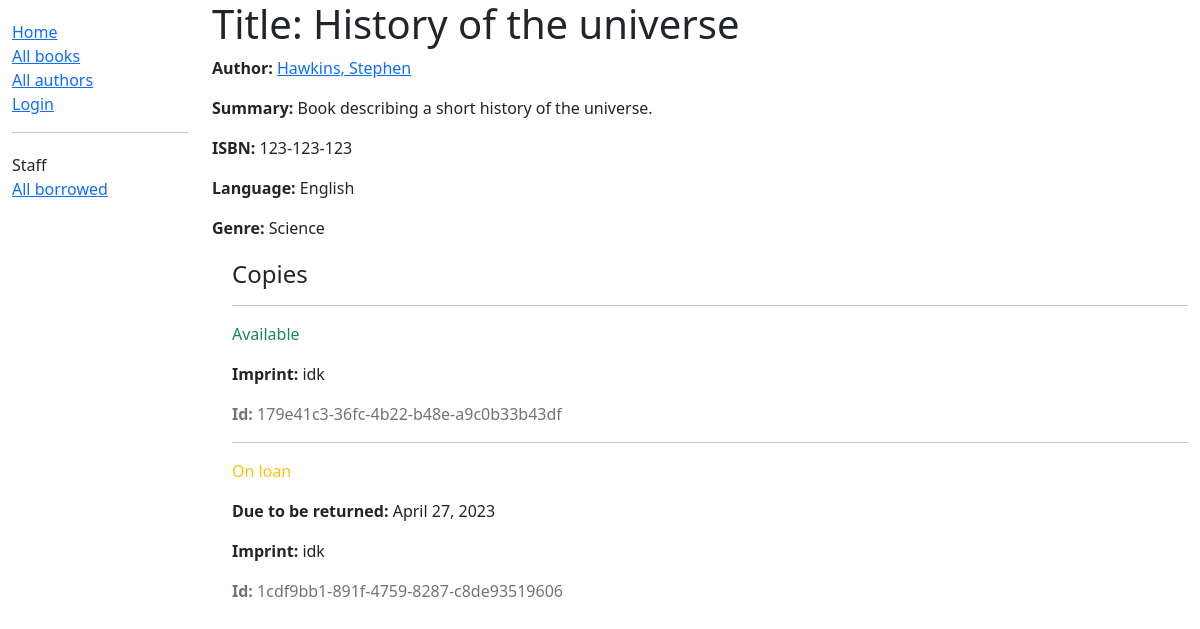
/catalog/book/1, run on the app's committed database.
### catalog/models.py (models this page shows, shortened)
class Book(models.Model):
    title = models.CharField(max_length=200)
    author = models.ForeignKey("Author", on_delete=models.SET_NULL, null=True)
    summary = models.TextField(
        max_length=1000, help_text="Enter a brief description of the book"
    )
    isbn = models.CharField(
        "ISBN",
        max_length=13,
        unique=True,
        help_text='13 character <a href="https://www.isbn-international.org/content/what-isbn">ISBN number</a>',
    )
    genre = models.ManyToManyField(Genre, help_text="Select a genre for this book")
    language = models.ForeignKey(Language, on_delete=models.SET_NULL, null=True)
    def display_genre(self):
        """Create a string for the Genre. This is required to display genre in Admin"""
        return ", ".join(genre.name for genre in self.genre.all()[:3])
    display_genre.short_description = "Genre"

class Author(models.Model):
    first_name = models.CharField(max_length=100)
    last_name = models.CharField(max_length=100)
    date_of_birth = models.DateField(null=True, blank=True)
    date_of_death = models.DateField("died", null=True, blank=True)
    class Meta:
        ordering = ["last_name", "first_name"]
    def get_absolute_url(self):
        return reverse("author-detail", args=[str(self.id)])
    def __str__(self) -> str:
        return f"{self.last_name}, {self.first_name}"

class Language(models.Model):
    name = models.CharField(
        max_length=200,
        help_text="Enter language of the text. (e.g.English, French, Spanish) ",
    )
    def __str__(self) -> str:
        return self.name

class Genre(models.Model):
    name = models.CharField(
        max_length=200, help_text="Enter a book genre (e.g. Science Fiction)"
    )
    def __str__(self) -> str:
        return self.name

class BookInstance(models.Model):
    id = models.UUIDField(
        primary_key=True,
        default=uuid.uuid4,
        help_text="Unique ID for this particular book across whole library",
    )
    book = models.ForeignKey("Book", on_delete=models.RESTRICT, null=True)
    imprint = models.CharField(max_length=200)
    due_back = models.DateField(null=True, blank=True)
    LOAN_STATUS = (
        ("m", "Maintenance"),
        ("o", "On loan"),
        ("a", "Available"),
        ("r", "Reserved"),
    )
    status = models.CharField(
        max_length=1,
        choices=LOAN_STATUS,
        blank=True,
        default="m",
        help_text="Book availability",
    )
    borrower = models.ForeignKey(User, on_delete=models.SET_NULL, null=True, blank=True)
    class Meta:
        ordering = ["due_back"]
        permissions = (("can_mark_returned", "Set book as returned"),)

### catalog/views.py (the view)
# urls.py: path("book/<int:pk>", views.BookDetailView.as_view(), name="book-detail"),
class BookDetailView(generic.DetailView):
    model = Book

### catalog/templates/catalog/book_detail.html
{% extends "base_generic.html" %} {% block content %}
<h1>Title: {{ book.title }}</h1>
<p>
  <strong>Author:</strong>
  <a href=" {{ book.author.get_absolute_url }}">{{ book.author }}</a>
</p>
<p><strong>Summary:</strong> {{ book.summary }}</p>
<p><strong>ISBN:</strong> {{ book.isbn }}</p>
<p><strong>Language:</strong> {{ book.language }}</p>
<p><strong>Genre:</strong> {{ book.genre.all|join:", " }}</p>
<div style="margin-left: 20px; margin-top: 20px">
  <h4>Copies</h4>
  {% for copy in book.bookinstance_set.all %}
  <hr />
  <p
    class="{% if copy.status == 'a' %}text-success{% elif copy.status == 'm' %}text-danger{% else %}text-warning{% endif %}"
  >
    {{ copy.get_status_display }}
  </p>
  {% if copy.status != 'a' %}
  <p><strong>Due to be returned:</strong> {{ copy.due_back }}</p>
  {% endif %}
  <p><strong>Imprint:</strong> {{ copy.imprint }}</p>
  <p class="text-muted"><strong>Id:</strong> {{ copy.id }}</p>
  {% endfor %}
</div>
{% endblock %}

### data on the page
Book: author "Hawkins, Stephen", summary "Book describing a short history of the universe.", isbn "123-123-123", language "English", genre.all "Science"
BookInstance: status "Available", imprint "idk", id "179e41c3-36fc-4b22-b48e-a9c0b33b43df"
BookInstance: status "On loan", due_back "April 27, 2023", imprint "idk", id "1cdf9bb1-891f-4759-8287-c8de93519606"
